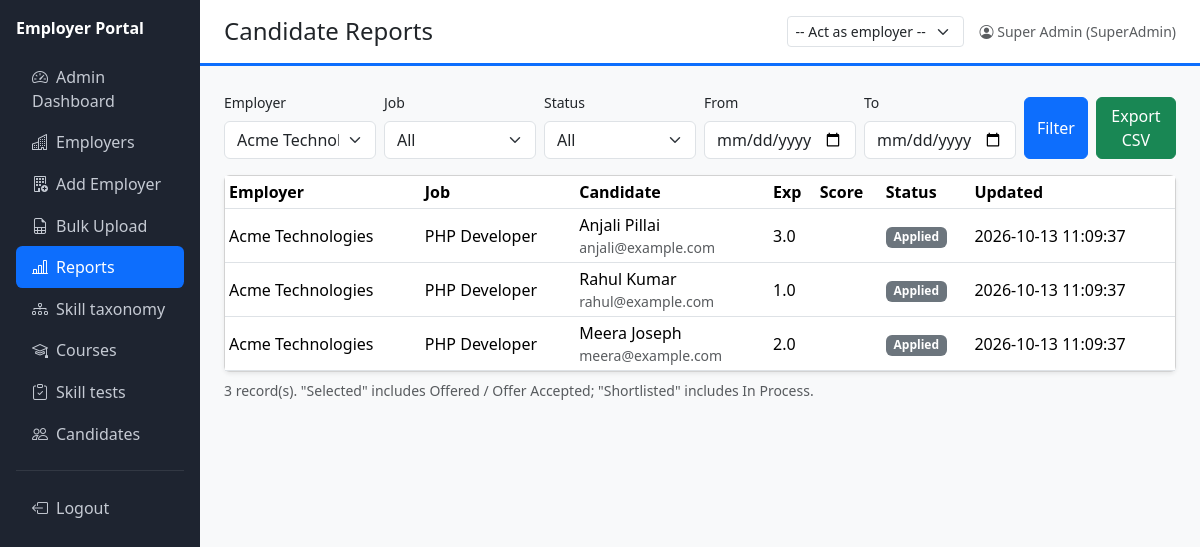
/admin/reports.php?employer=1 (signed in), run on the app's committed database.
### tables this page shows
CREATE TABLE applications (
  id INT AUTO_INCREMENT PRIMARY KEY,
  job_id INT NOT NULL,
  candidate_id INT NOT NULL,
  applied_at DATETIME NOT NULL DEFAULT CURRENT_TIMESTAMP,
  screening_score TINYINT NULL,
  screening_notes VARCHAR(500) NULL,
  status ENUM('Applied','Shortlisted','In Process','Selected','On Hold','Rejected','Offered','Offer Accepted','Offer Declined') NOT NULL DEFAULT 'Applied',
  updated_at DATETIME NOT NULL DEFAULT CURRENT_TIMESTAMP ON UPDATE CURRENT_TIMESTAMP,
  UNIQUE KEY uq_app (job_id, candidate_id),
  FOREIGN KEY (job_id) REFERENCES jobs(id) ON DELETE CASCADE,
  FOREIGN KEY (candidate_id) REFERENCES candidates(id) ON DELETE CASCADE
);

CREATE TABLE employers (
  id INT AUTO_INCREMENT PRIMARY KEY,
  company_id VARCHAR(50) NULL UNIQUE,
  company_name VARCHAR(150) NOT NULL,
  email VARCHAR(150) NOT NULL UNIQUE,
  mobile VARCHAR(20) NULL,
  email_verified TINYINT(1) NOT NULL DEFAULT 0,
  mobile_verified TINYINT(1) NOT NULL DEFAULT 0,
  contact_person VARCHAR(120) NULL,
  designation VARCHAR(100) NULL,
  industry VARCHAR(100) NULL,
  company_size VARCHAR(30) NULL,
  website VARCHAR(200) NULL,
  address VARCHAR(255) NULL,
  city VARCHAR(80) NULL,
  state VARCHAR(80) NULL,
  country VARCHAR(80) NULL DEFAULT 'India',
  about TEXT NULL,
  logo VARCHAR(255) NULL,
  brand_color VARCHAR(7) NOT NULL DEFAULT '#0d6efd',
  tagline VARCHAR(200) NULL,
  status ENUM('Pending','Approved','Rejected','Suspended') NOT NULL DEFAULT 'Pending',
  source ENUM('Self','EmpAdmin','Bulk') NOT NULL DEFAULT 'Self',
  approved_by INT NULL,
  approved_at DATETIME NULL,
  created_at DATETIME NOT NULL DEFAULT CURRENT_TIMESTAMP
);

CREATE TABLE jobs (
  id INT AUTO_INCREMENT PRIMARY KEY,
  employer_id INT NOT NULL,
  title VARCHAR(150) NOT NULL,
  department VARCHAR(100) NULL,
  description TEXT NOT NULL,
  skills VARCHAR(500) NULL COMMENT 'comma separated',
  location VARCHAR(120) NULL,
  job_type ENUM('Full-time','Part-time','Contract','Internship') NOT NULL DEFAULT 'Full-time',
  exp_min DECIMAL(4,1) NOT NULL DEFAULT 0,
  exp_max DECIMAL(4,1) NULL,
  salary_min INT NULL,
  salary_max INT NULL,
  vacancies INT NOT NULL DEFAULT 1,
  last_date DATE NULL,
  status ENUM('Draft','Published','Closed') NOT NULL DEFAULT 'Draft',
  published_at DATETIME NULL,
  created_by INT NULL,
  created_at DATETIME NOT NULL DEFAULT CURRENT_TIMESTAMP,
  updated_at DATETIME NOT NULL DEFAULT CURRENT_TIMESTAMP ON UPDATE CURRENT_TIMESTAMP,
  FOREIGN KEY (employer_id) REFERENCES employers(id) ON DELETE CASCADE
);

CREATE TABLE candidates (
  id INT AUTO_INCREMENT PRIMARY KEY,
  name VARCHAR(120) NOT NULL,
  email VARCHAR(150) NOT NULL UNIQUE,
  phone VARCHAR(20) NULL,
  dob DATE NULL,
  gender ENUM('Male','Female','Other') NULL,
  location VARCHAR(120) NULL,
  education VARCHAR(200) NULL,
  experience_years DECIMAL(4,1) NOT NULL DEFAULT 0,
  current_company VARCHAR(150) NULL,
  skills VARCHAR(500) NULL,
  summary TEXT NULL,
  resume_path VARCHAR(255) NULL,
  created_at DATETIME NOT NULL DEFAULT CURRENT_TIMESTAMP
);

### admin/reports.php (the view, shortened to what this page needs)
<?php
require_once '../includes/bootstrap.php'; require_once '../includes/layout.php';
$emp = (int)($_GET['employer'] ?? 0); $job = (int)($_GET['job'] ?? 0); $st = $_GET['status'] ?? '';
$from = $_GET['from'] ?? ''; $to = $_GET['to'] ?? '';
$sql = 'SELECT a.id, e.company_name, j.title job, c.name candidate, c.email, c.phone, c.experience_years, a.screening_score, a.status, a.applied_at, a.updated_at
        FROM applications a JOIN jobs j ON j.id=a.job_id JOIN employers e ON e.id=j.employer_id JOIN candidates c ON c.id=a.candidate_id WHERE 1';
$p = [];
if ($emp) { $sql .= ' AND e.id=?'; $p[] = $emp; }
$data = rows($sql . ' ORDER BY a.updated_at DESC', $p);
$emps = rows('SELECT id,company_name FROM employers ORDER BY company_name');
page_header('Candidate Reports', 'reports'); ?>
<form class="row g-2 mb-3 align-items-end">
<div class="col-md-2"><label class="form-label small">Employer</label><select name="employer" class="form-select"><option value="0">All</option><?php foreach ($emps as $x): ?><option value="<?= $x['id'] ?>" <?= $emp == $x['id'] ? 'selected' : '' ?>><?= e($x['company_name']) ?></option><?php endforeach; ?></select></div>
<div class="col-md-2"><label class="form-label small">Job</label><select name="job" class="form-select"><option value="0">All</option></select></div>
<div class="col-md-2"><label class="form-label small">Status</label><select name="status" class="form-select"><option value="">All</option></select></div>
<div class="col-md-2"><label class="form-label small">From</label><input type="date" name="from" value="<?= e($from) ?>" class="form-control"></div>
<div class="col-md-2"><label class="form-label small">To</label><input type="date" name="to" value="<?= e($to) ?>" class="form-control"></div>
<div class="col-md-2 d-flex gap-2"><button class="btn btn-primary">Filter</button><button name="export" value="1" class="btn btn-success">Export CSV</button></div></form>
<div class="card shadow-sm"><div class="table-responsive"><table class="table table-sm table-hover mb-0 align-middle"><thead><tr><th>Employer</th><th>Job</th><th>Candidate</th><th>Exp</th><th>Score</th><th>Status</th><th>Updated</th></tr></thead>
<?php foreach ($data as $r): ?><tr><td><?= e($r['company_name']) ?></td><td><?= e($r['job']) ?></td><td><?= e($r['candidate']) ?><div class="small text-muted"><?= e($r['email']) ?></div></td><td><?= e($r['experience_years']) ?></td><td><?= e($r['screening_score']) ?></td><td><?= status_badge($r['status']) ?></td><td><?= e($r['updated_at']) ?></td></tr>
<?php endforeach; if (!$data): ?><tr><td colspan="7" class="text-muted p-3">No records.</td></tr><?php endif; ?></table></div></div>
<p class="text-muted small mt-2"><?= count($data) ?> record(s). "Selected" includes Offered / Offer Accepted; "Shortlisted" includes In Process.</p>

### includes/bootstrap.php (shortened to what this page needs)
<?php
try {
    $pdo = new PDO('mysql:host=' . DB_HOST . ';dbname=' . DB_NAME . ';charset=utf8mb4', DB_USER, DB_PASS, [
        PDO::ATTR_ERRMODE => PDO::ERRMODE_EXCEPTION,
        PDO::ATTR_DEFAULT_FETCH_MODE => PDO::FETCH_ASSOC,
        PDO::ATTR_EMULATE_PREPARES => false,
    ]);
$pdo->exec("SET time_zone='" . date('P') . "'");
} catch (PDOException $ex) { die('Database connection failed. Check config.php'); }
function e($s) { return htmlspecialchars((string)$s, ENT_QUOTES, 'UTF-8'); }
function q($sql, $params = []) { global $pdo; $st = $pdo->prepare($sql); $st->execute($params); return $st; }
function rows($sql, $params = []) { return q($sql, $params)->fetchAll(); }
function status_badge($s) {
    $m = ['Applied' => 'secondary', 'Shortlisted' => 'info', 'In Process' => 'primary', 'Selected' => 'success', 'On Hold' => 'warning', 'Rejected' => 'danger',
          'Offered' => 'success', 'Offer Accepted' => 'success', 'Offer Declined' => 'dark', 'Pending' => 'warning', 'Approved' => 'success',
          'Suspended' => 'dark', 'Draft' => 'secondary', 'Published' => 'success', 'Closed' => 'dark', 'Passed' => 'success', 'Failed' => 'danger',
          'Withdrawn' => 'dark', 'Scheduled' => 'primary', 'Completed' => 'success', 'Cancelled' => 'dark', 'Verified' => 'success'];
    return '<span class="badge text-bg-' . ($m[$s] ?? 'secondary') . '">' . e($s) . '</span>';
}

### data on the page
applications: employers.company_name "Acme Technologies", job.title "PHP Developer", candidate.name "Anjali Pillai", candidate.email "anjali@example.com", candidate.experience_years "3.0", status "Applied", updated_at "2026-10-13 11:09:37"
applications: employers.company_name "Acme Technologies", job.title "PHP Developer", candidate.name "Rahul Kumar", candidate.email "rahul@example.com", candidate.experience_years "1.0", status "Applied", updated_at "2026-10-13 11:09:37"
applications: employers.company_name "Acme Technologies", job.title "PHP Developer", candidate.name "Meera Joseph", candidate.email "meera@example.com", candidate.experience_years "2.0", status "Applied", updated_at "2026-10-13 11:09:37"

### other printed values
$company "Employer Portal"
$i[2] "Admin Dashboard"
$i[2] "Employers"
$i[2] "Add Employer"
$i[2] "Bulk Upload"
$i[2] "Reports"
$i[2] "Skill taxonomy"
$i[2] "Courses"
$i[2] "Skill tests"
$i[2] "Candidates"
$title "Candidate Reports"
$u['name'] "Super Admin"
$u['role'] "SuperAdmin"
count($data) "3"
form field employer "Acme Technologies"
